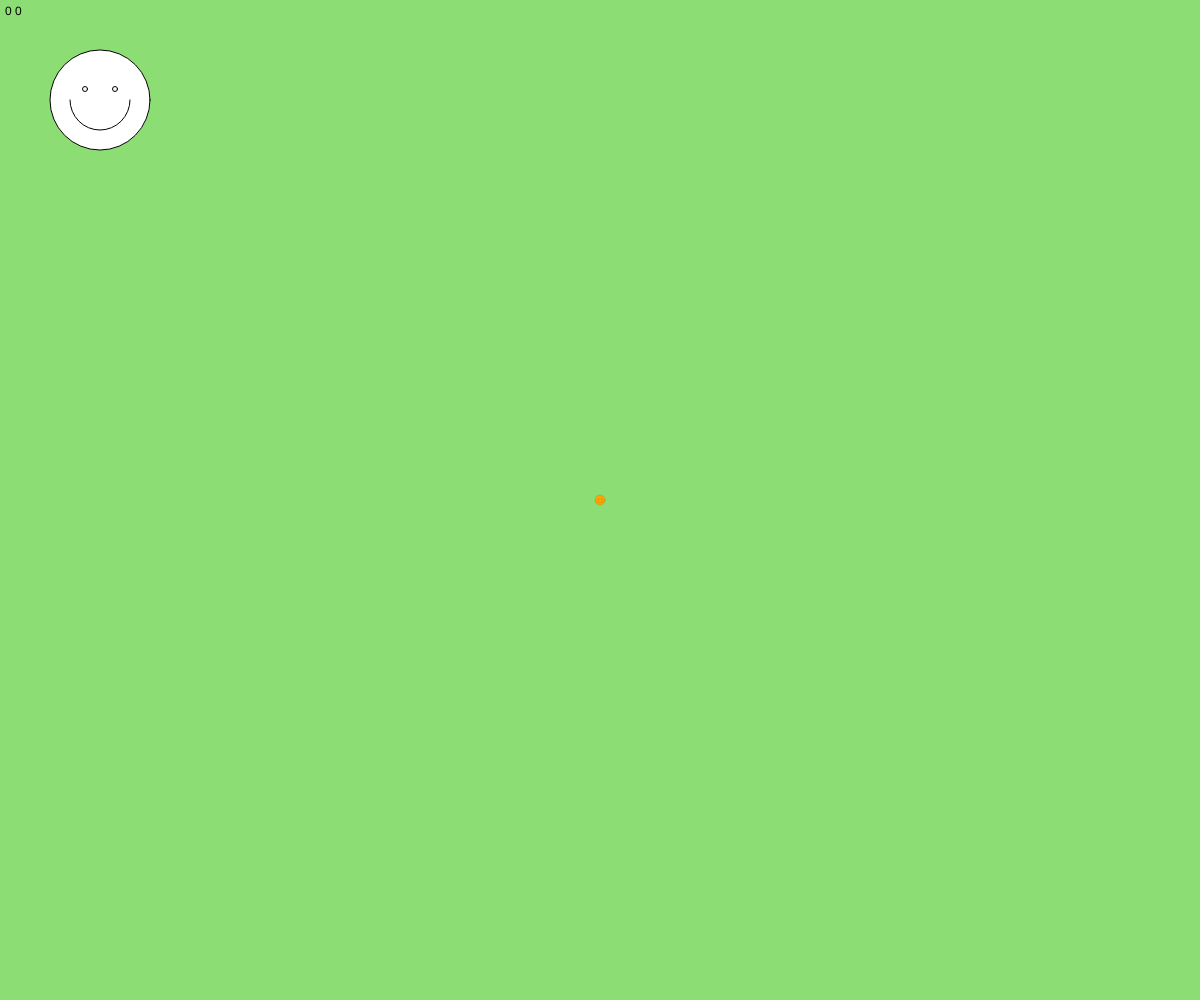
Frame 1 (no input)
Frame 60 (no input): identical to frame 1, image omitted
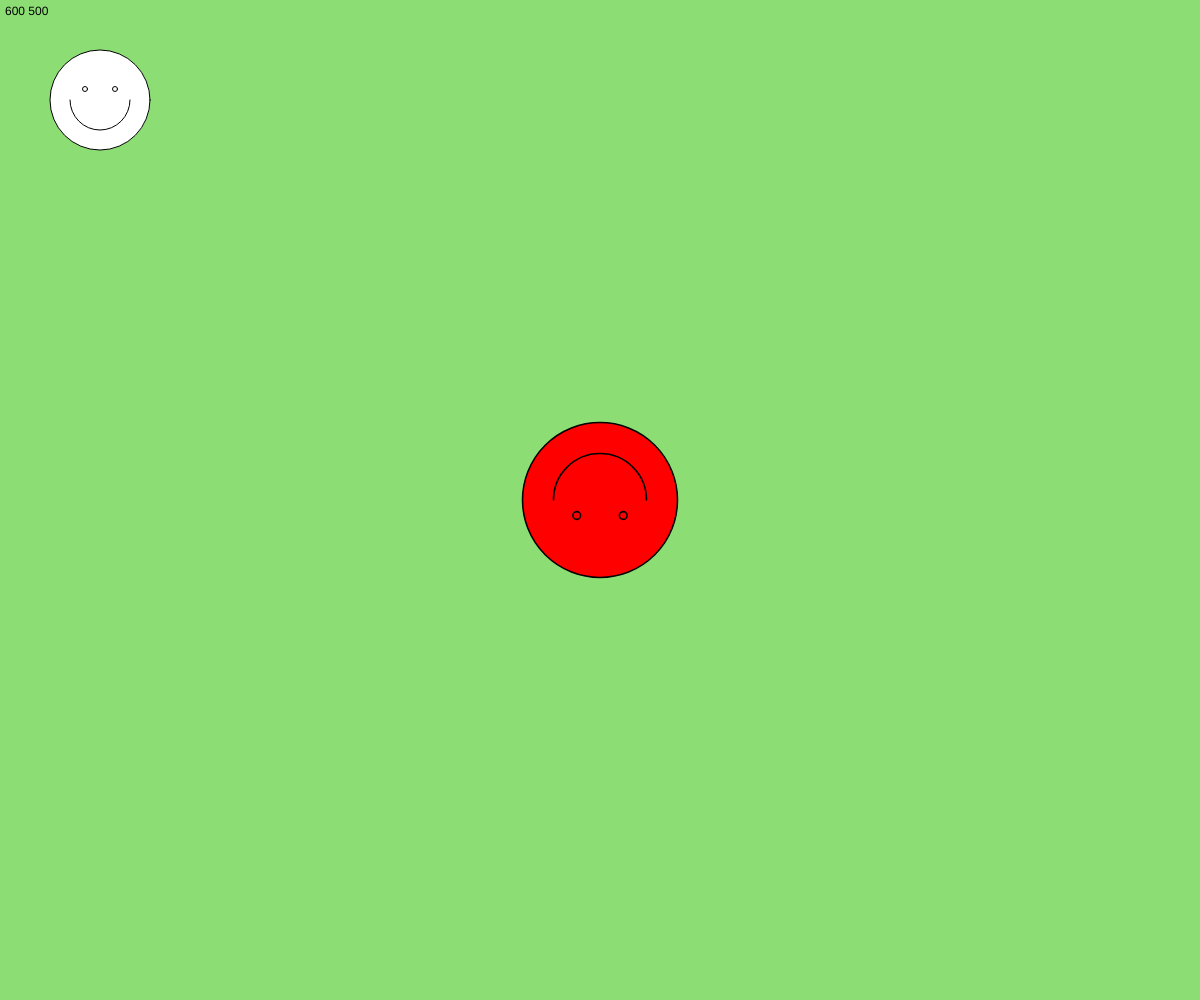
Frame 120 (the mouse pressed at the canvas centre since frame 60)

The p5.js sketch that drew these frames (run headless with seeded random() and noise() and a simulated clock; from frame 60 on, the mouse is pressed at the canvas centre):

// p5.js sketch
// ── sketch.js


function setup() {
  createCanvas(windowWidth, windowHeight);
  
}

function draw() {
  background("#8cdd73ff");
  circle(100, 100, 100);
  circle(85, 89, 5);
  circle(115, 89, 5);
  arc(100, 100, 60, 60 ,0, PI);

  push();
  if (mouseX > width / 2 && mouseY > height / 2){
    fill("pink");
  } else if (mouseX < width / 2 && mouseY < height / 2){
    fill("orange");
  } else{
    fill("yellow");
  }

  if (mouseIsPressed == true){
    fill("red");
  }
  translate(width / 2, height / 2);
  let angle;
  angle = map(mouseX, 0, width, 0 , 360);
  rotate(radians(angle));
  let scaleFactor = map(mouseY, 0, height, 0.1, 3);
  scale(scaleFactor);
  circle(0, 0, 100);
  circle(-15, -10, 5);
  circle(15, -10, 5);
  arc(0, 0, 60, 60 ,0, PI);
  pop();

  text(mouseX + " " + mouseY, 5, 15);
}
